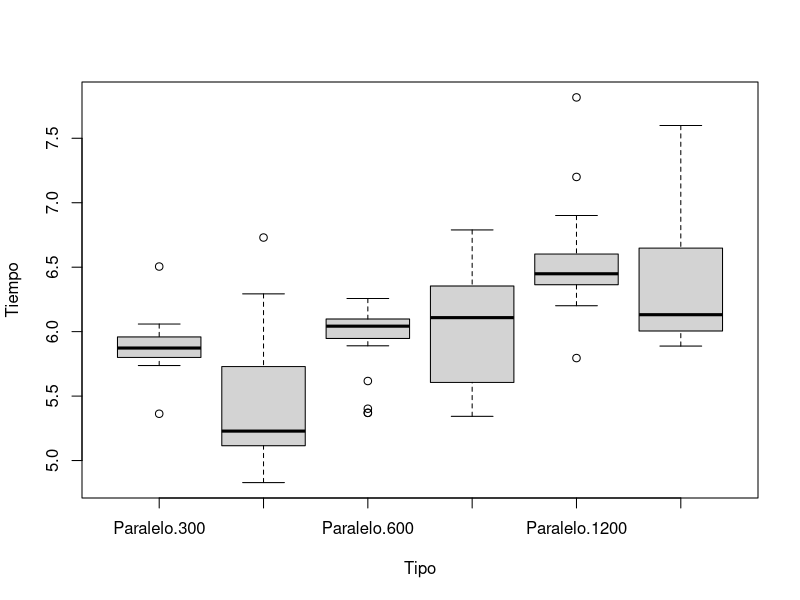
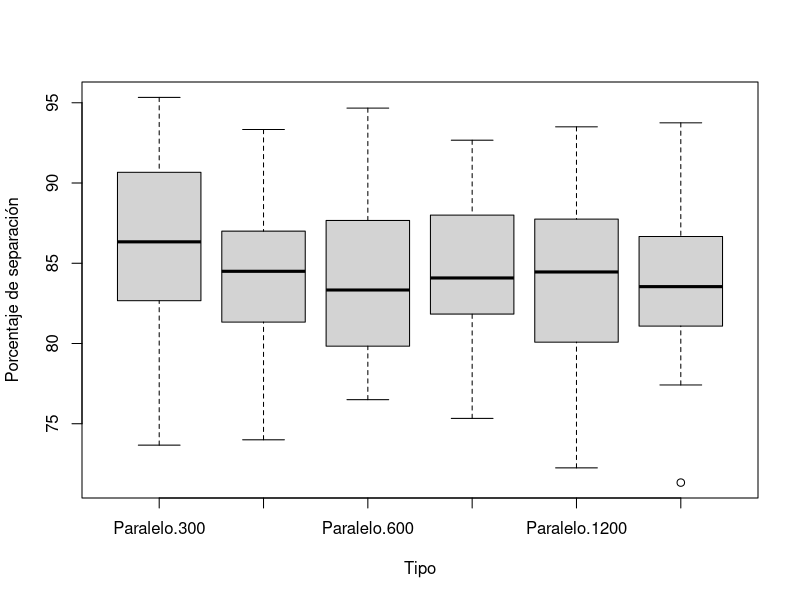

These charts were generated, in order, by the following R code:
datap=read.csv("datos_Paralelo_T12_1.csv", stringsAsFactors=F)
datas=read.csv("datos_Secuencial_T12_1.csv", stringsAsFactors=F)
datap$X=NULL
datas$X=NULL
datas=cbind("Secuencial", datas)
datap=cbind("Paralelo", datap)
colnames(datap)=c('Y','R','M','T','P')
colnames(datas)=c('Y','R','M','T','P')
results = rbind(datap,datas)

png(paste("bxplt_Tiempo_TipoM.png",sep=""),width=960, height=480)
boxplot(results$T ~ results$Y+as.factor(results$M), xlab='Tipo', ylab="Tiempo")
graphics.off()
png(paste("bxplt_P_TipoM.png",sep=""),width=960, height=480)
boxplot(results$P ~ results$Y+as.factor(results$M), xlab='Tipo', ylab="Porcentaje de separación")
graphics.off()

